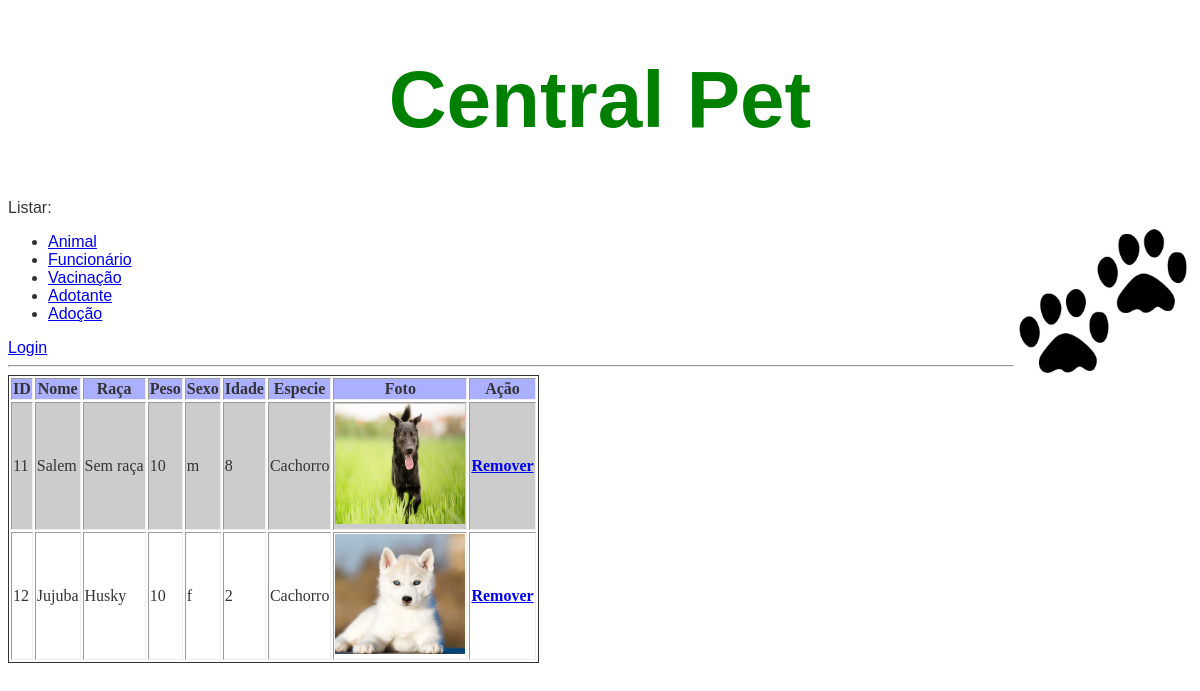
/listar_animais.php, run on the app's committed database.
### tables this page shows
CREATE TABLE IF NOT EXISTS `animal` (
  `id_animal` int(11) NOT NULL AUTO_INCREMENT,
  `nome` varchar(50) NOT NULL,
  `raca` varchar(30) NOT NULL,
  `peso` float NOT NULL,
  `sexo` char(1) NOT NULL,
  `idade` int(11) NOT NULL,
  `especie` varchar(20) NOT NULL,
  `foto_animal` varchar(100) NOT NULL,
  PRIMARY KEY (`id_animal`)
);

### listar_animais.php (called while the page is built)
<?php
	include("classeCabecalho.php");
	include("classeTabela.php");
	include("classeBancoDeDados.php");
	$tabela[]="animal";
	$bd = new BancoDeDados($conexao);
	$coluna[]= "id_animal as ID";
	$coluna[]= "animal.nome as Nome";
	$coluna[]= "raca as Raça";
	$coluna[]= "peso as Peso";
	$coluna[]= "sexo as Sexo";
	$coluna[]= "idade as Idade";
	$coluna[]= "especie as Especie";
	$coluna[]= "foto_animal as Foto";
	$condicao = null;
	$ordenacao = null;
		$m = $bd->select($tabela,$coluna,$condicao,$ordenacao);
	$t = new Tabela($m,"animal",true);
	$t->exibe();
?>

### classeBancoDeDados.php (called while the page is built, shortened)
<?php
	class BancoDeDados{
		private $conexao;
		public function __construct(PDO $conexao){
			$this->conexao = $conexao;
		}
		public function select($tabela, $coluna, $condicao, $ordenacao){
			$consulta = "SELECT ";
			foreach($coluna as $i=>$c){
				if($i>0){
					$consulta .=", ";
				}
				$consulta .= $c;
			}
			$consulta .= " FROM ";
			foreach($tabela as $i=>$t){
				$consulta .= $t;
			}
			$stmt = $this->conexao->prepare($consulta);
			try{
				$stmt->execute();
				$matriz = null;
				while($linha=$stmt->fetch()){
					$matriz[] = $linha;
				}
				return($matriz);
			}
			catch(Exception $e){
				echo "Erro";
			}
		}
	}
?>

### classeTabela.php (the view, shortened to what this page needs)
<?php
	class Tabela implements Exibicao{
		private $matriz;
		private $remover;
		private $tabela;
		public function __construct($matriz,$tabela,$remover){
				$this->matriz = $matriz;
				$this->remover = $remover;
				$this->tabela = $tabela;
		}
		public function exibe(){
			echo "<table border='1'>";
					try{
					foreach($this->matriz as $i=>$linha){
						if($i==0){
							echo "
							<thead>
							<tr>";
							foreach($linha as $j=>$valor){
								if(!is_numeric($j)){
									echo "<th>$j</th>";
								}
							}
							if($this->remover!=null){
								echo "<th>Ação</th>";
							}
							echo "</tr>
								  </thead>
								  <tbody>";
						}
						echo "<tr>";
						foreach($linha as $j=>$valor){
							if(!is_numeric($j)){
								echo "<td>$valor</td>";
							}
						}
						if($this->remover!=null){
							echo "<th>";
								echo "<a href='remover.php?tabela=$this->tabela&id=$linha[0]'>Remover</a>";
							echo "</th>";
						}
						echo "</tr>";
					}
					}
					catch(Exception $e){
						print_r($e);
					}
			echo "</tbody></table>";
		}
	}
?>

### classeCabecalho.php (shortened to what this page needs)
<?php
	class Cabecalho implements Exibicao{
		private $charset;
		private $title;
		private $links;
		public function __construct($parametros){
			$this->charset = $parametros["charset"];
			$this->title = $parametros["title"];
			if(isset($parametros["links"])){
				$this->links = $parametros["links"];
			}
		}
		public function exibe(){
			echo "<!DOCTYPE html>
					<html>
					<head>
						<meta charset='$this->charset' />
						 <title>$this->title</title>";
			if($this->links!=null){
					foreach($this->links as $i=>$l){
						echo "<link rel='stylesheet' href='$l' />";
					}
			}
			echo "
					</head>
						<body>";
			$this->exibe_menu();
		}
		public function exibe_menu(){
			echo "<div id='menu'>
			<h1>Central Pet</h1>
					Listar:
						<div>
							<img src = 'img/logo.jpg' class = 'logo'>
						</div>
						<ul>
							<li>
								<a href='listar_animais.php'>
								Animal
								</a>
							</li>
							<li>
								<a href='listar_funcionario.php'>
								Funcionário
								</a>
							</li>
							<li>
								<a href='listar_vacinacao.php'>
								Vacinação
								</a>
							</li>
							<li>
								<a href='listar_adotantes.php'>
								Adotante
								</a>
							</li>
							<li>
								<a href='listar_adocao.php'>
								Adoção
								</a>
							</li>
						</ul>";
					if(isset($_SESSION["usuario"])){
					echo "Cadastrar:
						<ul>
							<li>
								<a href='form_animal.php'>
								Animal
								</a>
							</li>
							<li>
								<a href='form_funcionario.php'>
								Funcionario
								</a>
							</li>
							<li>
								<a href='form_vacinacao.php'>
								Vacinação
								</a>
							</li>
							<li>
								<a href='form_adotante.php'>
								Adotante
								</a>
							</li>
							<li>
								<a href='form_adocao.php'>
								Adoção
								</a>
							</li>
						</ul>";
						echo "<a href='logout.php'>Sair</a>";
					}
					else{
						echo "<a href='form_login.php'>Login</a>";
					}
				 echo "
				 </div>
				 <hr />";
		}
	}
	$parametros["charset"]="utf-8";
	$parametros["title"]="Central Pet";
	$parametros["links"][] = "estiloTable.css";
	$c = new Cabecalho($parametros);
	$c->exibe();
?>

### estiloTable.css (style rules this page uses)
table { border: 1px solid; font-family:verdana; }
table thead { background-color: #AAAFFF; }
table tbody tr:nth-child(odd) { background-color: #CCC; }
table tbody tr:nth-child(even) { background-color: #FFF; }
.foto { height: 7.5em; width: 8.125em; }
body { font: 100%; font-family: helvetica, colibri, tahoma, sans-serif; color: #333; }
.logo { position: relative; float: right; height: 10.5em; width: 11.125em; }
h1 { font: 300%; font-family: Nyala, Arial; color: green; text-align: center; font-size: 80px; }

### data on the page
animal: j "ID", j "Nome", j "Raça", j "Peso", j "Sexo", j "Idade", j "Especie", j "Foto", shows "Ação", id_animal "11", nome "Salem", raca "Sem raça", peso "10", sexo "m", idade "8", especie "Cachorro", foto_animal (picture)
animal: id_animal "12", nome "Jujuba", raca "Husky", peso "10", sexo "f", idade "2", especie "Cachorro", foto_animal (picture)
